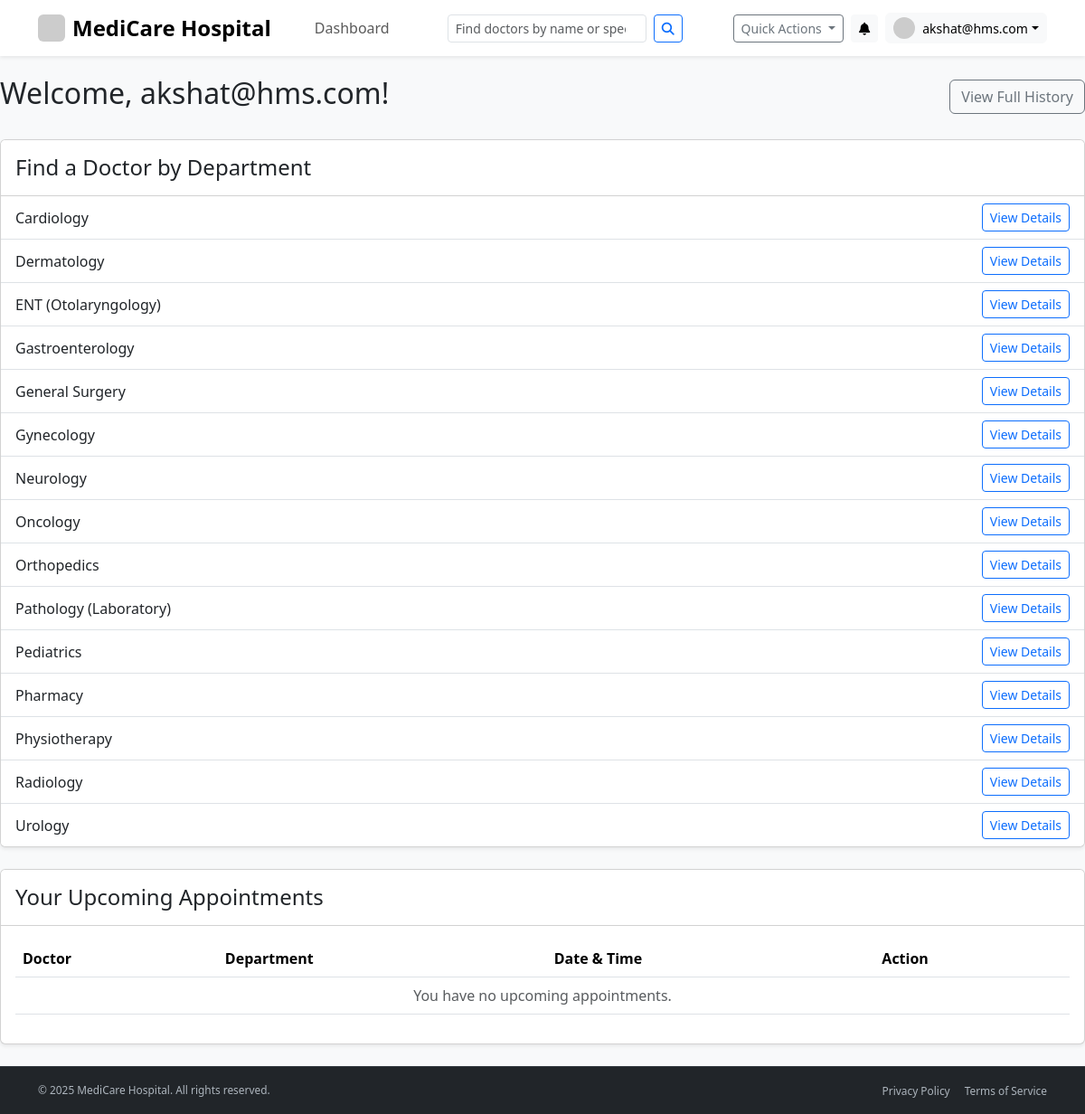
The page /patient/dashboard (signed in) on the database as committed earlier.
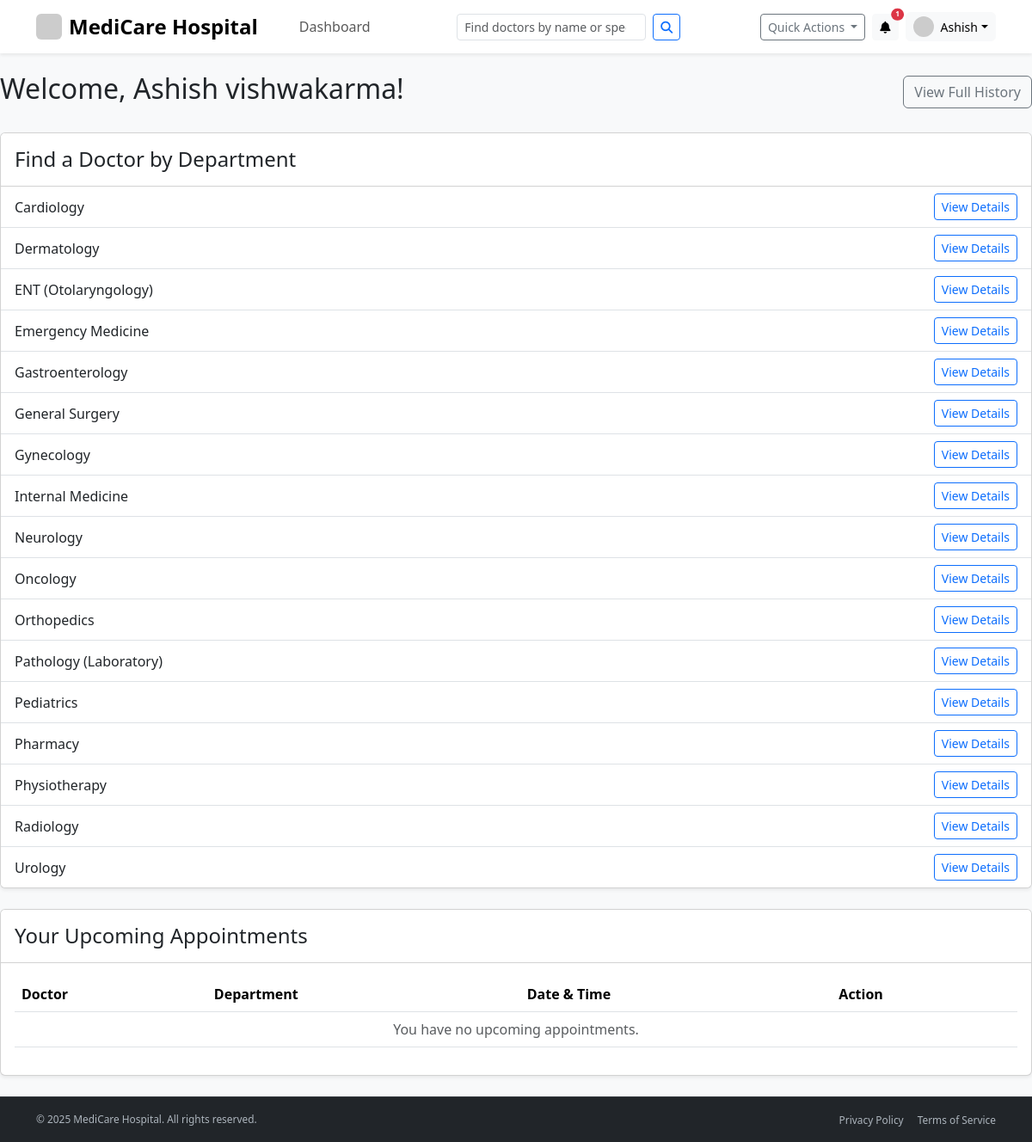
The same page on the database as committed later.
### app/models.py (models this page shows, shortened)
class PatientProfile(db.Model):
    __tablename__ = 'patient_profile'
    id = db.Column(db.Integer, primary_key=True)
    user_id = db.Column(db.Integer, db.ForeignKey('user.id'), nullable=False, unique=True)
    full_name = db.Column(db.String(100), nullable=False)
    date_of_birth = db.Column(db.Date)
    gender = db.Column(db.String(10))
    contact_number = db.Column(db.String(20))
    blood_group = db.Column(db.String(5))
    allergies = db.Column(db.Text)
    documents = db.relationship('MedicalDocument', backref='patient', lazy=True)

class Department(db.Model):
    __tablename__ = 'department'
    id = db.Column(db.Integer, primary_key=True)
    name = db.Column(db.String(100), unique=True, nullable=False)
    description = db.Column(db.Text)
    doctors = db.relationship('DoctorProfile', backref='department', lazy=True)

### app/routes/patient_routes.py (the view)
@patient_bp.route('/dashboard')
@login_required
def dashboard():
    if current_user.role != 'patient':
        flash('You are not authorized to access this page.', 'danger')
        return redirect(url_for('main.home'))
    departments = Department.query.order_by('name').all()
    upcoming_appointments = Appointment.query.filter(
        Appointment.patient_id == current_user.id,
        Appointment.status == 'Booked',
        Appointment.appointment_datetime >= datetime.now()
    ).order_by(Appointment.appointment_datetime.asc()).all()
    return render_template(
        'patient/dashboard.html',
        title='My Dashboard',
        departments=departments,
        appointments=upcoming_appointments
    )

### app/__init__.py (called while the page is built)
@app.context_processor
def inject_notifications():
    if current_user.is_authenticated:
        unread_notifications = Notification.query.filter_by(user_id=current_user.id, is_read=False).order_by(Notification.created_at.desc()).limit(5).all()
        notification_count = Notification.query.filter_by(user_id=current_user.id, is_read=False).count()
        return dict(unread_notifications=unread_notifications, notification_count=notification_count)
    return dict(unread_notifications=[], notification_count=0)

@app.context_processor
def inject_notifications():
    if current_user.is_authenticated:
        unread_notifications = Notification.query.filter_by(user_id=current_user.id, is_read=False).order_by(Notification.created_at.desc()).limit(5).all()
        notification_count = Notification.query.filter_by(user_id=current_user.id, is_read=False).count()
        return dict(unread_notifications=unread_notifications, notification_count=notification_count)
    return dict(unread_notifications=[], notification_count=0)

### app/models.py (called while the page is built)
@login_manager.user_loader
def load_user(user_id):
    return User.query.get(int(user_id))

### app/templates/patient/dashboard.html
{% extends "layout.html" %}
{% block content %}
<div class="d-flex justify-content-between align-items-center mb-4">
    <h2>Welcome, {{ current_user.patient_profile.full_name }}!</h2>
    <a href="{{ url_for('patient.patient_history') }}" class="btn btn-outline-secondary">View Full History</a>
</div>
<div class="card shadow-sm mb-4">
    <div class="card-header bg-white py-3">
        <h4 class="mb-0">Find a Doctor by Department</h4>
    </div>
    <ul class="list-group list-group-flush">
        {% for dept in departments %}
        <li class="list-group-item d-flex justify-content-between align-items-center">
            {{ dept.name }}
            <a href="{{ url_for('patient.department_details', department_id=dept.id) }}"
                class="btn btn-sm btn-outline-primary">View Details</a>
        </li>
        {% else %}
        <li class="list-group-item text-muted">No departments found.</li>
        {% endfor %}
    </ul>
</div>
<div class="card shadow-sm">
    <div class="card-header bg-white py-3">
        <h4 class="mb-0">Your Upcoming Appointments</h4>
    </div>
    <div class="card-body">
        <div class="table-responsive">
            <table class="table table-hover align-middle">
                <thead>
                    <tr>
                        <th>Doctor</th>
                        <th>Department</th>
                        <th>Date & Time</th>
                        <th>Action</th>
                    </tr>
                </thead>
                <tbody>
                    {% for appt in appointments %}
                    <tr>
                        <td>Dr. {{ appt.doctor.doctor_profile.full_name }}</td>
                        <td>{{ appt.doctor.doctor_profile.department.name }}</td>
                        <td>{{ appt.appointment_datetime.strftime('%d %b %Y, %I:%M %p') }}</td>
                        <td>
                            <form action="{{ url_for('patient.cancel_appointment', appointment_id=appt.id) }}"
                                method="POST"
                                onsubmit="return confirm('Are you sure you want to cancel this appointment?');">
                                <button type="submit" class="btn btn-sm btn-outline-danger">Cancel</button>
                            </form>
                        </td>
                    </tr>
                    {% else %}
                    <tr>
                        <td colspan="4" class="text-center text-muted">You have no upcoming appointments.</td>
                    </tr>
                    {% endfor %}
                </tbody>
            </table>
        </div>
    </div>
</div>
{% endblock content %}

### app/templates/layout.html (shortened to what the changed rows need)
<!DOCTYPE html>
<html lang="en">
<head>
    <link href="https://cdn.jsdelivr.net/npm/bootstrap@5.3.3/dist/css/bootstrap.min.css" rel="stylesheet">
    <link rel="stylesheet" href="https://cdnjs.cloudflare.com/ajax/libs/font-awesome/6.5.2/css/all.min.css">
</head>
<body class="bg-light" id="page-top">
    <nav class="navbar navbar-expand-lg navbar-light bg-white shadow-sm fixed-top py-2">
        <div class="container">
            <div class="collapse navbar-collapse" id="navbarNavDropdown">
                <div class="d-flex align-items-center ms-auto">
                    {% if current_user.is_authenticated %}
                    <div class="dropdown me-2">
                        <button class="btn btn-sm btn-light position-relative" type="button" data-bs-toggle="dropdown"
                            aria-expanded="false" aria-label="Notifications">
                            <i class="fas fa-bell"></i>
                            {% if notification_count > 0 %}
                            <span
                                class="position-absolute top-0 start-100 translate-middle badge rounded-pill bg-danger"
                                style="font-size: 0.6em;">
                                {{ notification_count }}
                            </span>
                            {% endif %}
                        </button>
                    </div>
                    <div class="dropdown">
                        <button class="btn btn-light dropdown-toggle d-flex align-items-center py-1 px-2" type="button"
                            id="profileDropdown" data-bs-toggle="dropdown" aria-expanded="false">
                            <img src="https://placehold.co/32x32/eee/777?text={{ current_user.email[0]|upper }}"
                                class="rounded-circle me-2" alt="Avatar" width="24" height="24">
                            <span class="d-none d-lg-inline small">
                                {% if current_user.role == 'patient' and current_user.patient_profile.full_name %}
                                {{ current_user.patient_profile.full_name.split()[0] }}
                                {% elif current_user.role == 'doctor' and current_user.doctor_profile.full_name %}
                                {{ current_user.doctor_profile.full_name.split()[0] }}
                                {% else %}
                                Admin
                                {% endif %}
                            </span>
                        </button>
                    </div>
                    {% else %}
                    <a href="{{ url_for('main.login') }}" class="btn btn-outline-primary me-2 fw-semibold">Login</a>
                    <a href="{{ url_for('main.register') }}" class="btn btn-primary fw-semibold">Sign Up</a>
                    {% endif %}
                </div>
            </div>
        </div>
    </nav>
    <main class="flex-shrink-0 py-4">
        {% block content %}{% endblock %}
    </main>
</body>
</html>

Rows that differ between the two databases and show on the page:
no longer on this page (row edited): PatientProfile: patient_profile.full_name "akshat@hms.com"
now on this page (row edited): PatientProfile: patient_profile.full_name "Ashish", patient_profile.full_name "Ashish vishwakarma"
added Department: name "Emergency Medicine"
added Department: name "Internal Medicine"
Other text that changed with them:
{{ notification_count }}: (not shown) → "1"
